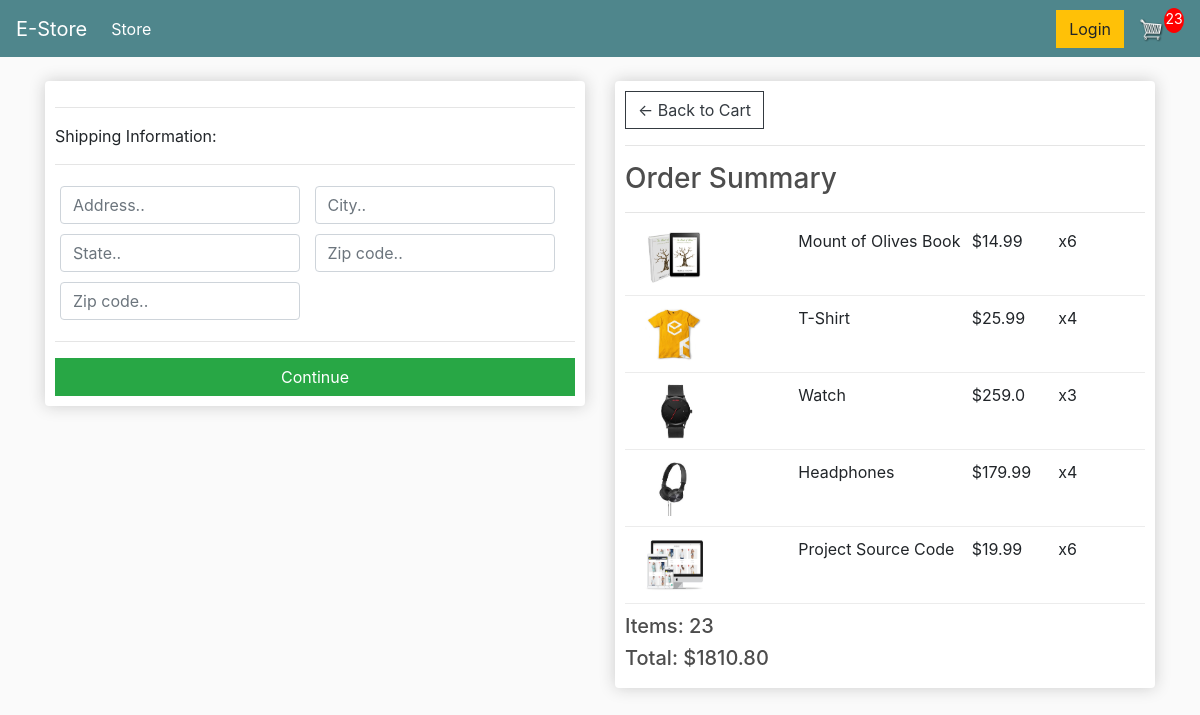
The page /checkout/ (signed in) on the database as committed earlier.
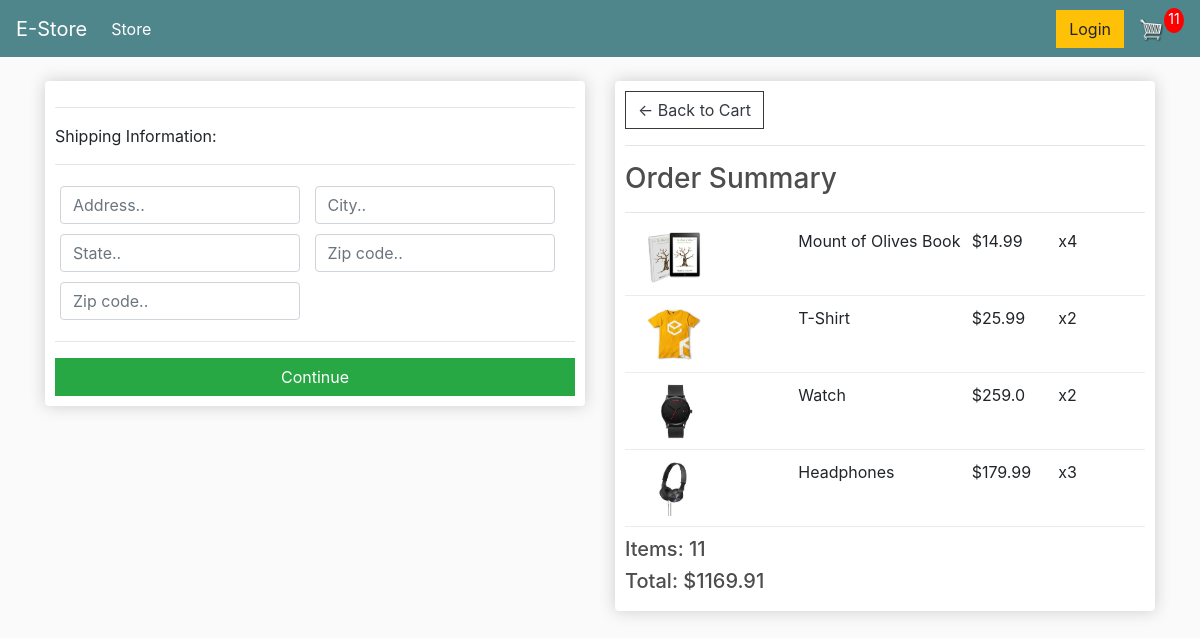
The same page on the database as committed later.
### store/models.py (models this page shows, shortened)
class OrderItem(models.Model):
    product=models.ForeignKey(Product, on_delete=models.SET_NULL, blank=True, null=True)
    order=models.ForeignKey(Order, on_delete=models.SET_NULL, blank=True, null=True)
    quantity=models.IntegerField(default=0, null=True, blank=True)
    date_added=models.DateTimeField(auto_now_add=True)
    @property
    def get_total(self):
        total=self.product.price * self.quantity
        return total

class Product(models.Model):
    name=models.CharField(max_length=200, null=True)
    price=models.FloatField()
    digital=models.BooleanField(default=False, null=True, blank=False)
    image=models.ImageField(null=True, blank=True)
    @property
    def imageURL(self):
        try:
            url=self.image.url
        except:
            url=''
        return url

class Order(models.Model):
    customer=models.ForeignKey(Customer, on_delete=models.SET_NULL, blank=True, null=True)
    date_ordered=models.DateTimeField(auto_now_add=True)
    complete=models.BooleanField(default=False, null=True, blank=False)
    transaction_id=models.CharField(max_length=200, null=True)
    @property
    def shipping(self):
        shipping=False
        orderitems=self.orderitem_set.all()
        for i in orderitems:
            if i.product.digital == False:
                shipping = True
        return shipping
    @property
    def get_cart_total(self):
        orderitems=self.orderitem_set.all()
        total=sum([item.get_total for item in orderitems])
        return total
    @property
    def get_cart_items(self):
        orderitems=self.orderitem_set.all()
        total=sum([item.quantity for item in orderitems])
        return total

### store/views.py (the view)
# urls.py: path('checkout/', views.checkout, name="checkout"),
def checkout(request):
    if request.user.is_authenticated:
        customer=request.user.customer
        order,created=Order.objects.get_or_create(customer=customer, complete=False)
        items=order.orderitem_set.all()
        cartItems=order.get_cart_items
    else:
        items=[]
        order={'get_cart_total':0, 'get_cart_items':0, 'shipping':False}
        cartItems=order['get_cart_items']
    context={'items':items, 'order':order, 'cartItems':cartItems}
    return render(request, 'store/checkout.html', context)

### store/templates/store/checkout.html (shortened to what this page needs)
{% extends 'store/main.html' %}
{% load static %}
{% block content %}
    <div class="row">
        <div class="col-lg-6 mt-4">
            <div class="box-element" id="form-wrapper">
                <form id="form">
                    <div id="shipping-info">
                        <hr>
						<p>Shipping Information:</p>
						<hr>
						<div class="form-field">
							<input class="form-control" type="text" name="address" placeholder="Address..">
						</div>
						<div class="form-field">
							<input class="form-control" type="text" name="city" placeholder="City..">
						</div>
						<div class="form-field">
							<input class="form-control" type="text" name="state" placeholder="State..">
						</div>
						<div class="form-field">
							<input class="form-control" type="text" name="zipcode" placeholder="Zip code..">
						</div>
						<div class="form-field">
							<input class="form-control" type="text" name="country" placeholder="Zip code..">
						</div>
                    </div>
                    <hr>
                    <input id="form-button" class="btn btn-success btn-block" type="submit" value="Continue">
                </form>
            </div>
            <br>
        </div>
        <div class="col-lg-6 mt-4">
            <div class="box-element">
                <a  class="btn btn-outline-dark" href="{% url 'cart' %}">&#x2190; Back to Cart</a>
                <hr>
                <h3>Order Summary</h3>
                <hr>
                {% for item in items %}
                <div class="cart-row">
					<div style="flex:2"><img class="row-image" src="{{item.product.imageURL}}"></div>
					<div style="flex:2"><p>{{item.product.name}}</p></div>
					<div style="flex:1"><p>${{item.product.price}}</p></div>
					<div style="flex:1"><p>x{{item.quantity}}</p></div>
				</div>
                {% endfor %}
				<h5>Items: {{order.get_cart_items}}</h5>
				<h5>Total: ${{order.get_cart_total|floatformat:2}}</h5>
            </div>
        </div>
    </div>
{% endblock %}

Rows that differ between the two databases and show on the page:
removed OrderItem: product.imageURL (picture), product.name "Project Source Code", product.price "19.99", quantity "6"
changed OrderItem "Mount of Olives Book": quantity "6" → "4"
changed OrderItem "T-Shirt": quantity "4" → "2"
changed OrderItem "Watch": quantity "3" → "2"
changed OrderItem "Headphones": quantity "4" → "3"
changed through a linked row, Order: get_cart_items "23" → "11"; get_cart_total "1810.80" → "1169.91"
Other text that changed with them:
{{ cartItems }}: "23" → "11"
